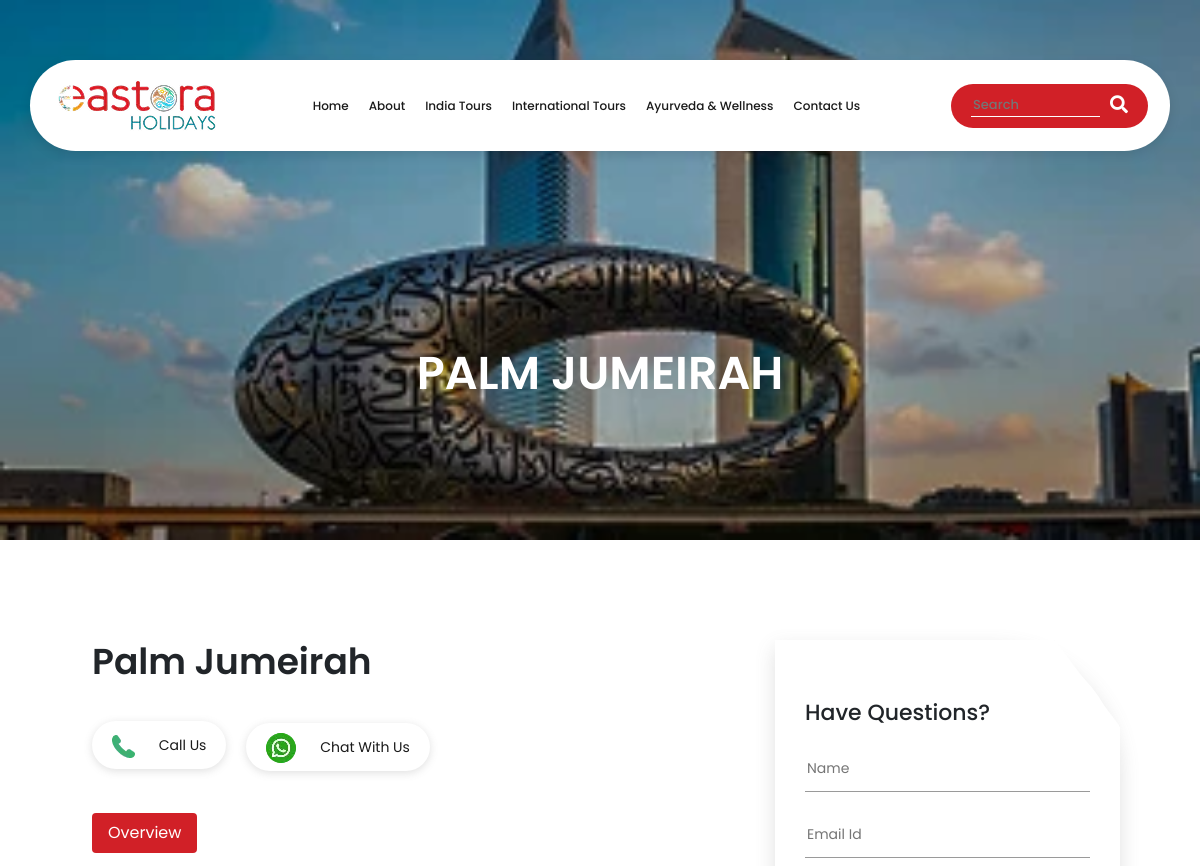
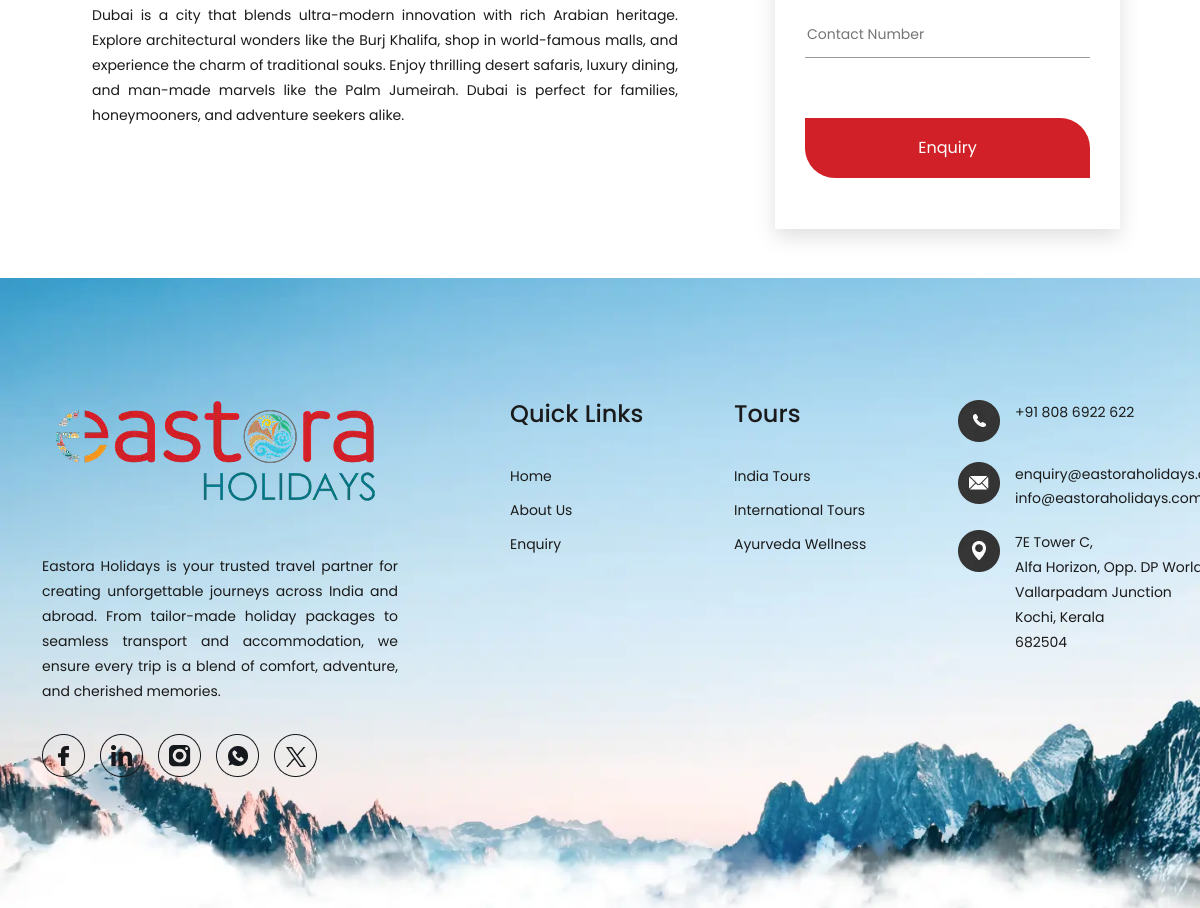
The app's page /international-tours/dubai/palm-jumeirah/ with its own data (2 pictures, top to bottom).
### booking/models.py (models this page shows, shortened)
class TourPackage(models.Model):
    PARENT_CHOICES = [
        ('india', 'India Tours'),
        ('international', 'International Tours'),
        ('ayurveda', 'Ayurveda & Wellness'),
        ('specials', 'Eastora Specials'),
    ]
    title = models.CharField(max_length=200)
    slug = models.SlugField(unique=True, blank=True, null=True, max_length=200)
    tags = TaggableManager(blank=True)
    short_description = models.CharField(max_length=255, blank=True)
    description = models.TextField(blank=True, null=True)
    itinerary = models.JSONField(blank=True, null=True, help_text="Day-wise itinerary")
    location = models.CharField(max_length=200, blank=True, null=True)
    price = models.DecimalField(max_digits=10, decimal_places=2, blank=True, null=True)
    days = models.IntegerField(blank=True, null=True)
    nights = models.IntegerField(blank=True, null=True)
    image_desktop = models.ImageField(upload_to='packages/desktop/', null=True, blank=True)
    image_mobile = models.ImageField(upload_to='packages/mobile/', null=True, blank=True)
    card_image = models.ImageField(upload_to='packages/cards/', null=True, blank=True)
    category = models.ForeignKey(
        Category,
        on_delete=models.CASCADE,
        null=True,
        blank=True,
        related_name='packages'
    )
    is_featured = models.BooleanField(default=False)
    parent_choice = models.CharField(
        max_length=20,
        choices=PARENT_CHOICES,
        default='india',
        help_text="Top-level classification for the tour package"
    )
    meta_title = models.CharField(
        max_length=70,
        blank=True,
        null=True,
        help_text="Meta title for SEO. Defaults to package title if empty."
    )
    meta_description = models.CharField(
        max_length=160,
        blank=True,
        null=True,
        help_text="Meta description for SEO. Recommended 150-160 characters."
    )
    created_at = models.DateTimeField(auto_now_add=True)
    updated_at = models.DateTimeField(auto_now=True)
    def get_meta_title(self):
        return self.meta_title or self.title
    def get_meta_description(self):
        return self.meta_description or self.short_description or self.title

### booking/views.py (the view, shortened to what this page needs)
# urls.py: path('international-tours/<slug:subcategory_slug>/<slug:package_slug>/', views.international_package_detail_view, name='international_package_detail'),
def international_package_detail_view(request, subcategory_slug, package_slug):
    category = get_object_or_404(Category, slug=subcategory_slug)
    package = get_object_or_404(
        TourPackage,
        slug=package_slug,
        category=category,
    )
    return render(request, 'international/package_detail.html', {
        'package': package,
        'title_main': package.title.split('–')[0].strip() if '–' in package.title else package.title,
        'meta_title': f"{package.get_meta_title()} | Eastora Holidays",
        'meta_description': package.get_meta_description(),
    })

### templates/international/package_detail.html (shortened to what this page needs)
{% extends 'base.html' %}
{% load static %}
{% block content %}
<div class="sub-page-hero" style="background-image: url('{% if package.image_desktop %}{{ package.image_desktop.url }}{% else %}{% static 'assets/images/maldives-banner.webp' %}{% endif %}');">
    <div class="tour-hero-content">
        <h1>{{ title_main }}</h1>
    </div>
</div>
<section class="tour-prgrm-wrapper">
    <div class="container">
        <div class="tour-prgrm-enqry-frm-wrapper mb-none">
            <div class="tour-prgrm-enqry-frm">
                <form action=" " method="post">{% csrf_token %}
                    <h3>Have Questions? </h3>
                    <div class="form-fields">
                        <input type="text" name="name" placeholder="Name" required>
                    </div>
                    <div class="form-fields">
                        <input type="email" name="email" placeholder="Email Id" required>
                    </div>
                    <div class="form-fields">
                        <input type="text" name="number" placeholder="Contact Number" required>
                    </div>
                    <div class="enqry-frm-submit-btn">
                        <button type="submit">Enquiry</button>
                    </div>
                </form>
            </div>
        </div>
        <div class="sec-title">
            <h2>{{ package.title }}</h2>
        </div>
        <div class="tour-prgrm-cta-wrapper">
            <div class="tour-prgrm-cta-item">
                <a href="tel:+918086922622">
                    <img src="{% static 'assets/images/icons/cta-tele-2.webp' %}" alt="Telephone">
                    <span>Call Us</span>
                </a>
            </div>
            <div class="tour-prgrm-cta-item">
                <a href="https://wa.me/+918086922622" target="_blank">
                    <img src="{% static 'assets/images/icons/cta-whatsapp-2.webp' %}" alt="Whatsapp">
                    <span>Chat With Us</span>
                </a>
            </div>
        </div>
        <div class="tour-prgrm-tab-btns">
            <ul class="nav nav-pills mb-3" id="pills-tab" role="tablist">
                <li class="nav-item" role="presentation">
                    <button class="nav-link active" id="pills-home-tab" data-bs-toggle="pill"
                        data-bs-target="#pills-home" type="button" role="tab" aria-controls="pills-home"
                        aria-selected="true">Overview</button>
                </li>
            </ul>
        </div>
        <div class="tab-content" id="pills-tabContent">
            <div class="tab-pane fade show active" id="pills-home" role="tabpanel" aria-labelledby="pills-home-tab">
                <div class="row">
                    <div class="col-lg-8">
                        <div class="tour-prgrm-info">
                            {{ package.description|safe }}
                        </div>
                    </div>
                    <div class="col-lg-4"> </div>
                </div>
            </div>
        </div>
    </div>
</section>
{% endblock %}

### tourbooking/static/assets/css/style.css (style rules this page uses)
body { font-family: "Poppins", sans-serif;overflow-x: hidden !important; }
html { overflow-x: hidden !important; }
:root { --primary-font-color:#1A1A1A; --secondary-font-color:#D12027; --btn-color:#D12027; --bg-gradient:linear-gradient(to bottom, #FFFFFF, #EAEAEA); }
h1 { font-size: 46px;font-weight:600 !important; }
h2 { font-size: 40px;font-weight: 600 !important; }
h3 { font-size: 22px;font-weight: 500 !important; }
p { font-size: 14px;font-weight:400;line-height: 25px !important;color: var(--primary-font-color); }
section { padding: 100px 0 100px 0; }
.sub-page-hero { height: 540px;background-position: 100% 100%;background-repeat: no-repeat !important;background-size: cover; position: relative; }
.sub-page-hero .tour-hero-content { max-width: 70%;margin: auto;position: absolute;top: 70%;left: 50%;transform: translate(-50%, -50%); }
.sub-page-hero .tour-hero-content h1 { color: #fff;text-align: center;text-transform: uppercase;letter-spacing: 10%; }
.tour-prgrm-wrapper .sec-title { padding-left: 50px; }
.tour-prgrm-cta-wrapper { display: flex;gap: 20px;margin:50px 0;padding-left: 50px; }
.tour-prgrm-cta-item a { text-decoration: none;font-size: 14px;font-size: 400;color: var(--primary-font-color);padding: 14px 20px; border-radius: 30px;box-shadow: rgba(99, 99, 99, 0.2) 0px 2px 8px 0px; }
.tour-prgrm-cta-item img { padding-right: 20px; }
.tour-prgrm-info p { text-align: justify;padding-right: 100px; }
.tour-prgrm-wrapper .container { position: relative; }
.tour-prgrm-enqry-frm-wrapper { display: inline-block;box-shadow: rgba(99, 99, 99, 0.2) 0px 8px 20px 0px; border-top-right-radius: 127px;position: absolute;top: 0;right: 50px; }
.tour-prgrm-enqry-frm { width: 345px;min-height: 455px; margin: auto; padding: 60px 30px 30px 30px;box-shadow: rgba(99, 99, 99, 0.2) 0px 2px 8px 0px;clip-path: polygon(81% 0, 100% 19%, 100% 100%, 0 100%, 0 0);background: #fff; }
.tour-prgrm-enqry-frm h3 { margin-bottom: 30px; }
.form-fields { margin-bottom: 30px; }
.form-fields input { width: 100%;border: none;border-bottom: 1px solid #9A9A9A;padding-bottom: 12px;font-size: 14px ;color: var(--primary-font-color);outline: none; }
.enqry-frm-submit-btn { margin-top: 60px; }
.enqry-frm-submit-btn button { width: 100%;height: 60px; border: none;border-top-right-radius: 30px;border-bottom-left-radius: 30px;background-color: var(--btn-color);color:#fff; }
.tour-prgrm-info { padding-left: 50px;margin-bottom: 50px; }
.tour-prgrm-tab-btns .nav-pills .nav-link { color: var(--primary-font-color) !important; }
.tour-prgrm-tab-btns .nav-pills .nav-link.active { background-color: var(--btn-color);color: #fff !important; }
.tour-prgrm-tab-btns { padding-left: 50px; }

### tourbooking/static/assets/css/responsive.css (style rules this page uses)
@media (min-width:1200px) { .tour-prgrm-wrapper .sec-title { max-width: 715px; } }
@media (min-width:1200px) { .tour-prgrm-wrapper .sec-title h2 { font-size: 36px; } }

### records on screen
TourPackage: image_desktop (picture), title "PALM JUMEIRAH", title "Palm Jumeirah", description "Dubai is a city that blends ultra-modern innovation with rich Arabian heritage. Explore architectural wonders like the Burj Khalifa, shop in world-famous malls, and experience the charm of traditional souks. Enjoy thrilling desert safaris, luxury dining, and man-made marvels like the Palm Jumeirah. Dubai is perfect for families, honeymooners, and adventure seekers alike."
